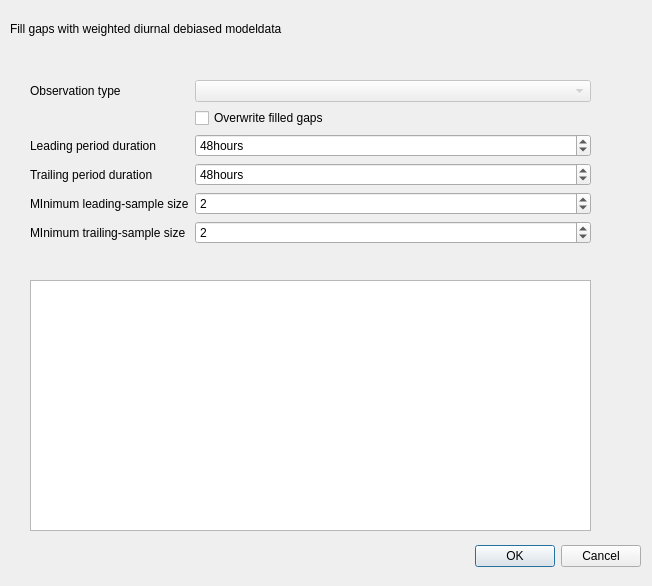
<?xml version="1.0" encoding="UTF-8"?>
<ui version="4.0">
 <class>Dialog</class>
 <widget class="QDialog" name="Dialog">
  <property name="geometry">
   <rect>
    <x>0</x>
    <y>0</y>
    <width>652</width>
    <height>586</height>
   </rect>
  </property>
  <property name="windowTitle">
   <string>Dialog</string>
  </property>
  <widget class="QDialogButtonBox" name="buttonBox">
   <property name="geometry">
    <rect>
     <x>20</x>
     <y>540</y>
     <width>621</width>
     <height>32</height>
    </rect>
   </property>
   <property name="orientation">
    <enum>Qt::Horizontal</enum>
   </property>
   <property name="standardButtons">
    <set>QDialogButtonBox::Cancel|QDialogButtonBox::Ok</set>
   </property>
  </widget>
  <widget class="QLabel" name="label">
   <property name="geometry">
    <rect>
     <x>10</x>
     <y>20</y>
     <width>371</width>
     <height>17</height>
    </rect>
   </property>
   <property name="text">
    <string>Fill gaps with weighted diurnal debiased modeldata</string>
   </property>
  </widget>
  <widget class="QWidget" name="formLayoutWidget">
   <property name="geometry">
    <rect>
     <x>30</x>
     <y>80</y>
     <width>561</width>
     <height>201</height>
    </rect>
   </property>
   <layout class="QFormLayout" name="formLayout">
    <item row="0" column="0">
     <widget class="QLabel" name="label_2">
      <property name="text">
       <string>Observation type</string>
      </property>
     </widget>
    </item>
    <item row="0" column="1">
     <widget class="QComboBox" name="obstype_spin">
      <property name="enabled">
       <bool>false</bool>
      </property>
     </widget>
    </item>
    <item row="1" column="1">
     <widget class="QCheckBox" name="overwrite_box">
      <property name="text">
       <string>Overwrite filled gaps</string>
      </property>
     </widget>
    </item>
    <item row="2" column="0">
     <widget class="QLabel" name="label_3">
      <property name="text">
       <string>Leading period duration</string>
      </property>
     </widget>
    </item>
    <item row="2" column="1">
     <widget class="QSpinBox" name="lead_duration">
      <property name="suffix">
       <string>hours</string>
      </property>
      <property name="minimum">
       <number>1</number>
      </property>
      <property name="maximum">
       <number>10000</number>
      </property>
      <property name="value">
       <number>48</number>
      </property>
     </widget>
    </item>
    <item row="3" column="0">
     <widget class="QLabel" name="label_6">
      <property name="text">
       <string>Trailing period duration</string>
      </property>
     </widget>
    </item>
    <item row="3" column="1">
     <widget class="QSpinBox" name="trail_duration">
      <property name="suffix">
       <string>hours</string>
      </property>
      <property name="minimum">
       <number>0</number>
      </property>
      <property name="maximum">
       <number>10000</number>
      </property>
      <property name="value">
       <number>48</number>
      </property>
     </widget>
    </item>
    <item row="4" column="0">
     <widget class="QLabel" name="label_5">
      <property name="text">
       <string>MInimum leading-sample size</string>
      </property>
     </widget>
    </item>
    <item row="4" column="1">
     <widget class="QSpinBox" name="n_lead_sample">
      <property name="minimum">
       <number>1</number>
      </property>
      <property name="maximum">
       <number>10000</number>
      </property>
      <property name="value">
       <number>2</number>
      </property>
     </widget>
    </item>
    <item row="5" column="0">
     <widget class="QLabel" name="label_7">
      <property name="text">
       <string>MInimum trailing-sample size</string>
      </property>
     </widget>
    </item>
    <item row="5" column="1">
     <widget class="QSpinBox" name="n_trail_sample">
      <property name="minimum">
       <number>1</number>
      </property>
      <property name="maximum">
       <number>10000</number>
      </property>
      <property name="value">
       <number>2</number>
      </property>
     </widget>
    </item>
   </layout>
  </widget>
  <widget class="QTextBrowser" name="doc">
   <property name="geometry">
    <rect>
     <x>30</x>
     <y>280</y>
     <width>561</width>
     <height>251</height>
    </rect>
   </property>
  </widget>
 </widget>
 <resources/>
 <connections>
  <connection>
   <sender>buttonBox</sender>
   <signal>accepted()</signal>
   <receiver>Dialog</receiver>
   <slot>accept()</slot>
   <hints>
    <hint type="sourcelabel">
     <x>248</x>
     <y>254</y>
    </hint>
    <hint type="destinationlabel">
     <x>157</x>
     <y>274</y>
    </hint>
   </hints>
  </connection>
  <connection>
   <sender>buttonBox</sender>
   <signal>rejected()</signal>
   <receiver>Dialog</receiver>
   <slot>reject()</slot>
   <hints>
    <hint type="sourcelabel">
     <x>316</x>
     <y>260</y>
    </hint>
    <hint type="destinationlabel">
     <x>286</x>
     <y>274</y>
    </hint>
   </hints>
  </connection>
 </connections>
</ui>
